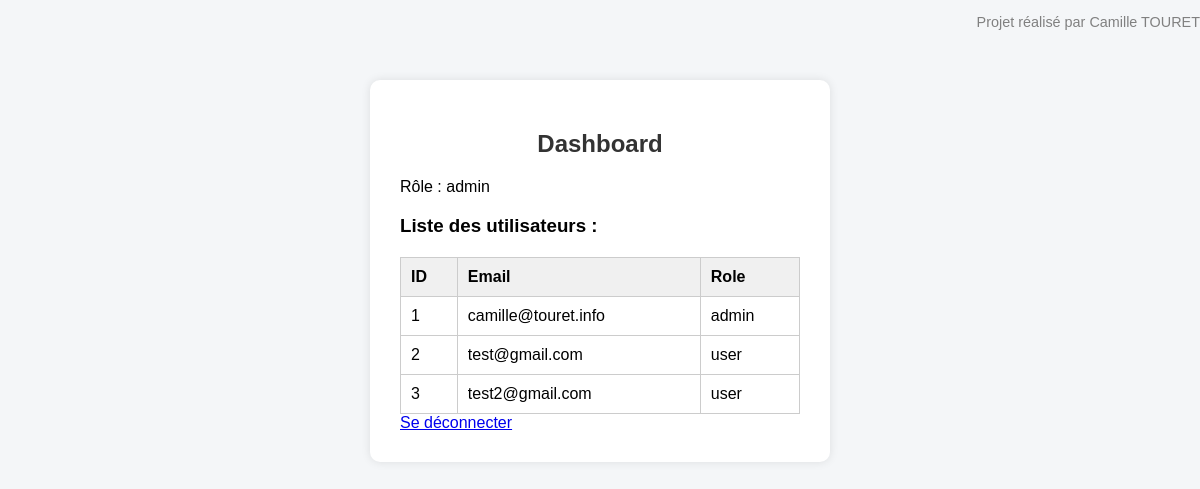
The page /dashboard (signed in) on the database as committed earlier.
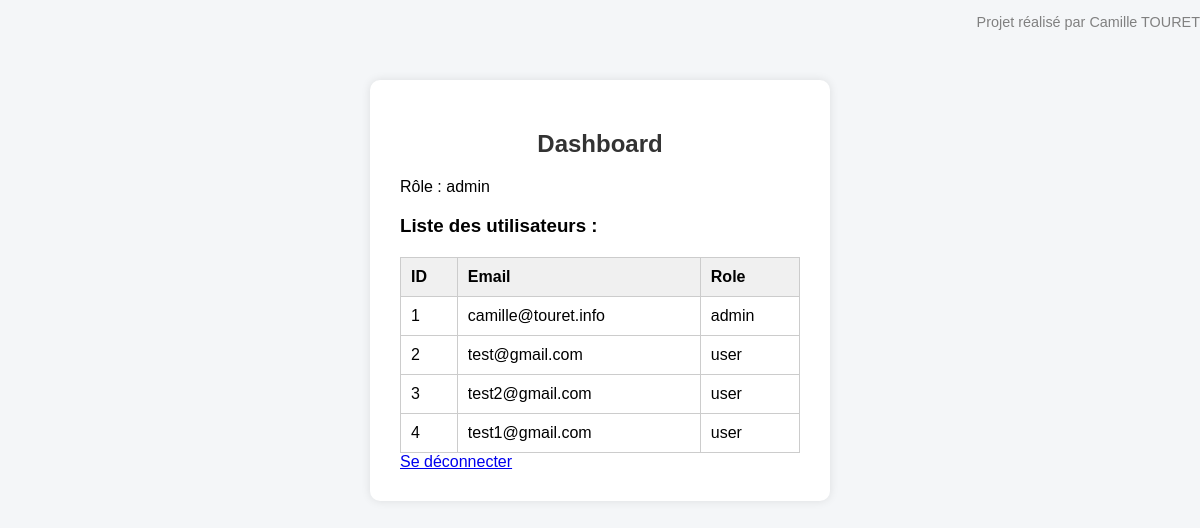
The same page on the database as committed later.
### tables this page shows
CREATE TABLE users (
            id INTEGER PRIMARY KEY AUTOINCREMENT,
            email TEXT UNIQUE,
            password TEXT,
            role TEXT
        );

### app.py (the view)
@app.route("/dashboard")
def dashboard():
    if "user_id" not in session:
        return redirect("/login")
    users_list = []
    if session["role"] == "admin":
        conn = sqlite3.connect(DATABASE)
        cursor = conn.cursor()
        cursor.execute("SELECT id, email, role FROM users")
        users_list = cursor.fetchall()
        conn.close()
    return render_template("dashboard.html", role=session["role"], users=users_list)

### app.py (called while the page is built)
@app.context_processor
def inject_user():
    return dict(author_name="Camille TOURET")

### templates/dashboard.html (shortened to what this page needs)
<!DOCTYPE html>
<html>
<head>
    <link rel="stylesheet" type="text/css" href="{{ url_for('static', filename='style.css') }}">
</head>
<body>
    <p style="text-align:right; font-size:0.9em; color:gray;">Projet réalisé par {{ author_name }}</p>
    <div class="container">
        <h2>Dashboard</h2>
        <p>Rôle : {{ role }}</p>
        {% if role == "admin" %}
            <h3>Liste des utilisateurs :</h3>
            <table>
                <tr>
                    <th>ID</th>
                    <th>Email</th>
                    <th>Role</th>
                </tr>
                {% for user in users %}
                <tr>
                    <td>{{ user[0] }}</td>
                    <td>{{ user[1] }}</td>
                    <td>{{ user[2] }}</td>
                </tr>
                {% endfor %}
            </table>
        {% else %}
            <p>Bienvenue sur votre espace personnel !</p>
        {% endif %}
        <a href="/logout">Se déconnecter</a>
    </div>
</body>
</html>

### static/style.css (style rules this page uses)
body { font-family: Arial, sans-serif; background-color: #f4f6f8; margin: 0; padding: 0; }
.container { width: 400px; margin: 50px auto; padding: 30px; background-color: #ffffff; box-shadow: 0px 0px 10px rgba(0,0,0,0.1); border-radius: 10px; }
h2 { text-align: center; color: #333; }
table { width: 100%; border-collapse: collapse; margin-top: 20px; }
table, th, td { border: 1px solid #ccc; }
th, td { padding: 10px; text-align: left; }
th { background-color: #f0f0f0; }

Rows that differ between the two databases and show on the page:
added users: id "4", email "test1@gmail.com", role "user"
